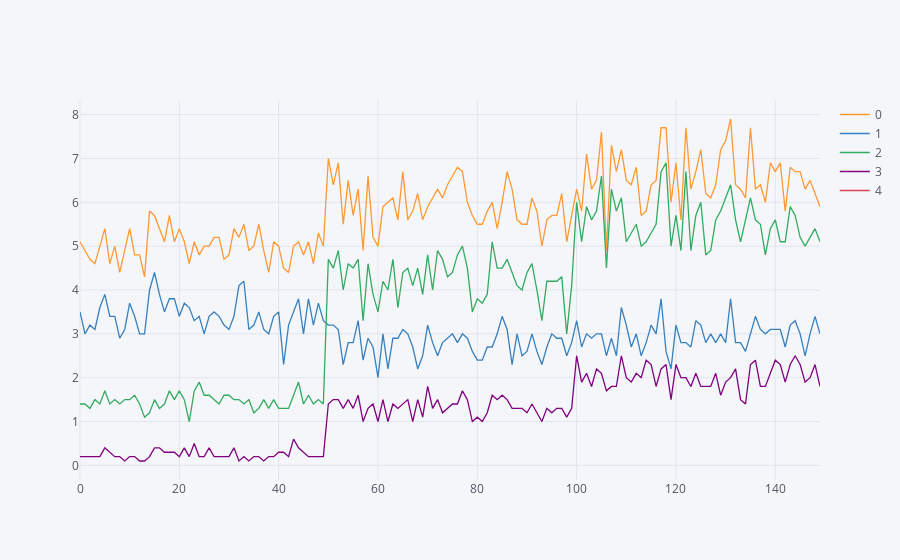

Notebook code cell kept with this figure:
### Code cell
# import cufflinks as cf
# cf.go_offline()
# df.iplot()

### Figure 1 — Plotly figure (JSON) as saved in the notebook; plotly's stock layout.template omitted (floating-point values rounded to 4 significant figures; data arrays with more than 128 entries replaced by an {"elided": "..."} marker saying what was removed)
{"data": [{"line": {"color": "rgba(255, 153, 51, 1.0)", "dash": "solid", "width": 1.3}, "mode": "lines", "name": "0", "text": "", "type": "scatter", "x": {"elided": "150 int values"}, "y": {"elided": "150 float values"}}, {"line": {"color": "rgba(55, 128, 191, 1.0)", "dash": "solid", "width": 1.3}, "mode": "lines", "name": "1", "text": "", "type": "scatter", "x": {"elided": "150 int values"}, "y": {"elided": "150 float values"}}, {"line": {"color": "rgba(50, 171, 96, 1.0)", "dash": "solid", "width": 1.3}, "mode": "lines", "name": "2", "text": "", "type": "scatter", "x": {"elided": "150 int values"}, "y": {"elided": "150 float values"}}, {"line": {"color": "rgba(128, 0, 128, 1.0)", "dash": "solid", "width": 1.3}, "mode": "lines", "name": "3", "text": "", "type": "scatter", "x": {"elided": "150 int values"}, "y": {"elided": "150 float values"}}, {"line": {"color": "rgba(219, 64, 82, 1.0)", "dash": "solid", "width": 1.3}, "mode": "lines", "name": "4", "text": "", "type": "scatter", "x": {"elided": "150 int values"}, "y": {"elided": "150 str values"}}], "layout": {"legend": {"bgcolor": "#F5F6F9", "font": {"color": "#4D5663"}}, "paper_bgcolor": "#F5F6F9", "plot_bgcolor": "#F5F6F9", "titlefont": {"color": "#4D5663"}, "xaxis1": {"gridcolor": "#E1E5ED", "showgrid": true, "tickfont": {"color": "#4D5663"}, "title": "", "titlefont": {"color": "#4D5663"}, "zerolinecolor": "#E1E5ED"}, "yaxis1": {"gridcolor": "#E1E5ED", "showgrid": true, "tickfont": {"color": "#4D5663"}, "title": "", "titlefont": {"color": "#4D5663"}, "zerolinecolor": "#E1E5ED"}}}
